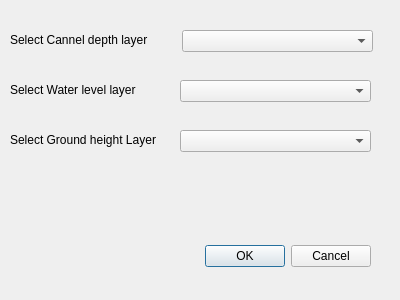
<?xml version="1.0" encoding="UTF-8"?>
<ui version="4.0">
 <class>FloodAnalysisDialogBase</class>
 <widget class="QDialog" name="FloodAnalysisDialogBase">
  <property name="geometry">
   <rect>
    <x>0</x>
    <y>0</y>
    <width>400</width>
    <height>300</height>
   </rect>
  </property>
  <property name="windowTitle">
   <string>Flood Analysis</string>
  </property>
  <widget class="QDialogButtonBox" name="button_box">
   <property name="geometry">
    <rect>
     <x>30</x>
     <y>240</y>
     <width>341</width>
     <height>32</height>
    </rect>
   </property>
   <property name="orientation">
    <enum>Qt::Horizontal</enum>
   </property>
   <property name="standardButtons">
    <set>QDialogButtonBox::Cancel|QDialogButtonBox::Ok</set>
   </property>
  </widget>
  <widget class="QComboBox" name="comboBox">
   <property name="geometry">
    <rect>
     <x>182</x>
     <y>30</y>
     <width>191</width>
     <height>22</height>
    </rect>
   </property>
  </widget>
  <widget class="QComboBox" name="comboBox_2">
   <property name="geometry">
    <rect>
     <x>180</x>
     <y>80</y>
     <width>191</width>
     <height>22</height>
    </rect>
   </property>
  </widget>
  <widget class="QComboBox" name="comboBox_3">
   <property name="geometry">
    <rect>
     <x>180</x>
     <y>130</y>
     <width>191</width>
     <height>22</height>
    </rect>
   </property>
  </widget>
  <widget class="QLabel" name="label">
   <property name="geometry">
    <rect>
     <x>10</x>
     <y>30</y>
     <width>161</width>
     <height>20</height>
    </rect>
   </property>
   <property name="text">
    <string>Select Cannel depth layer</string>
   </property>
  </widget>
  <widget class="QLabel" name="label_2">
   <property name="geometry">
    <rect>
     <x>10</x>
     <y>80</y>
     <width>151</width>
     <height>20</height>
    </rect>
   </property>
   <property name="text">
    <string>Select Water level layer</string>
   </property>
  </widget>
  <widget class="QLabel" name="label_3">
   <property name="geometry">
    <rect>
     <x>10</x>
     <y>130</y>
     <width>161</width>
     <height>20</height>
    </rect>
   </property>
   <property name="text">
    <string>Select Ground height Layer</string>
   </property>
  </widget>
 </widget>
 <resources/>
 <connections>
  <connection>
   <sender>button_box</sender>
   <signal>accepted()</signal>
   <receiver>FloodAnalysisDialogBase</receiver>
   <slot>accept()</slot>
   <hints>
    <hint type="sourcelabel">
     <x>20</x>
     <y>20</y>
    </hint>
    <hint type="destinationlabel">
     <x>20</x>
     <y>20</y>
    </hint>
   </hints>
  </connection>
  <connection>
   <sender>button_box</sender>
   <signal>rejected()</signal>
   <receiver>FloodAnalysisDialogBase</receiver>
   <slot>reject()</slot>
   <hints>
    <hint type="sourcelabel">
     <x>20</x>
     <y>20</y>
    </hint>
    <hint type="destinationlabel">
     <x>20</x>
     <y>20</y>
    </hint>
   </hints>
  </connection>
 </connections>
</ui>
